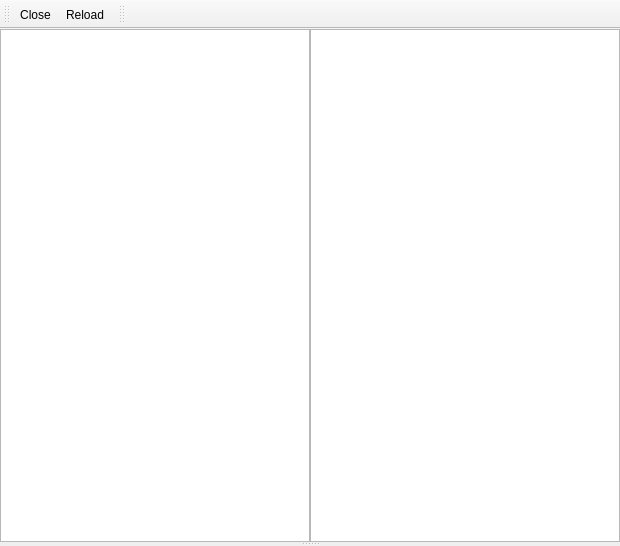
<ui version="4.0" >
 <class>MainWindow</class>
 <widget class="QMainWindow" name="MainWindow" >
  <property name="geometry" >
   <rect>
    <x>0</x>
    <y>0</y>
    <width>620</width>
    <height>546</height>
   </rect>
  </property>
  <property name="windowTitle" >
   <string>MainWindow</string>
  </property>
  <widget class="QWidget" name="centralwidget" >
   <property name="geometry" >
    <rect>
     <x>0</x>
     <y>33</y>
     <width>620</width>
     <height>513</height>
    </rect>
   </property>
   <layout class="QVBoxLayout" name="verticalLayout" >
    <property name="margin" >
     <number>0</number>
    </property>
    <item>
     <widget class="QSplitter" name="splitter" >
      <property name="orientation" >
       <enum>Qt::Vertical</enum>
      </property>
      <widget class="QWidget" name="layoutWidget" >
       <layout class="QHBoxLayout" name="horizontalLayout" >
        <property name="spacing" >
         <number>0</number>
        </property>
        <item>
         <widget class="HgRepoView" name="tableView_revisions_left" >
          <property name="alternatingRowColors" >
           <bool>true</bool>
          </property>
          <property name="selectionMode" >
           <enum>QAbstractItemView::SingleSelection</enum>
          </property>
          <property name="selectionBehavior" >
           <enum>QAbstractItemView::SelectRows</enum>
          </property>
          <property name="showGrid" >
           <bool>false</bool>
          </property>
         </widget>
        </item>
        <item>
         <widget class="HgRepoView" name="tableView_revisions_right" >
          <property name="alternatingRowColors" >
           <bool>true</bool>
          </property>
          <property name="selectionMode" >
           <enum>QAbstractItemView::SingleSelection</enum>
          </property>
          <property name="selectionBehavior" >
           <enum>QAbstractItemView::SelectRows</enum>
          </property>
          <property name="showGrid" >
           <bool>false</bool>
          </property>
         </widget>
        </item>
       </layout>
      </widget>
      <widget class="QWidget" name="layoutWidget" >
       <layout class="QHBoxLayout" name="horizontalLayout_2" >
        <property name="spacing" >
         <number>0</number>
        </property>
        <item>
         <widget class="QFrame" name="frame" >
          <property name="frameShape" >
           <enum>QFrame::NoFrame</enum>
          </property>
          <property name="frameShadow" >
           <enum>QFrame::Raised</enum>
          </property>
         </widget>
        </item>
       </layout>
      </widget>
     </widget>
    </item>
   </layout>
  </widget>
  <widget class="QToolBar" name="toolBar" >
   <property name="geometry" >
    <rect>
     <x>0</x>
     <y>0</y>
     <width>121</width>
     <height>33</height>
    </rect>
   </property>
   <property name="windowTitle" >
    <string>toolBar</string>
   </property>
   <attribute name="toolBarArea" >
    <enum>TopToolBarArea</enum>
   </attribute>
   <attribute name="toolBarBreak" >
    <bool>true</bool>
   </attribute>
   <addaction name="actionClose" />
   <addaction name="actionReload" />
  </widget>
  <widget class="QToolBar" name="toolBar_edit" >
   <property name="geometry" >
    <rect>
     <x>121</x>
     <y>0</y>
     <width>499</width>
     <height>33</height>
    </rect>
   </property>
   <property name="windowTitle" >
    <string>toolBar_2</string>
   </property>
   <attribute name="toolBarArea" >
    <enum>TopToolBarArea</enum>
   </attribute>
   <attribute name="toolBarBreak" >
    <bool>false</bool>
   </attribute>
  </widget>
  <action name="actionClose" >
   <property name="text" >
    <string>Close</string>
   </property>
   <property name="shortcut" >
    <string>Ctrl+Q</string>
   </property>
  </action>
  <action name="actionReload" >
   <property name="text" >
    <string>Reload</string>
   </property>
   <property name="shortcut" >
    <string>Ctrl+R</string>
   </property>
  </action>
 </widget>
 <customwidgets>
  <customwidget>
   <class>HgRepoView</class>
   <extends>QTableView</extends>
   <header>repoview.h</header>
  </customwidget>
 </customwidgets>
 <tabstops>
  <tabstop>tableView_revisions_left</tabstop>
  <tabstop>tableView_revisions_right</tabstop>
 </tabstops>
 <resources/>
 <connections/>
</ui>
